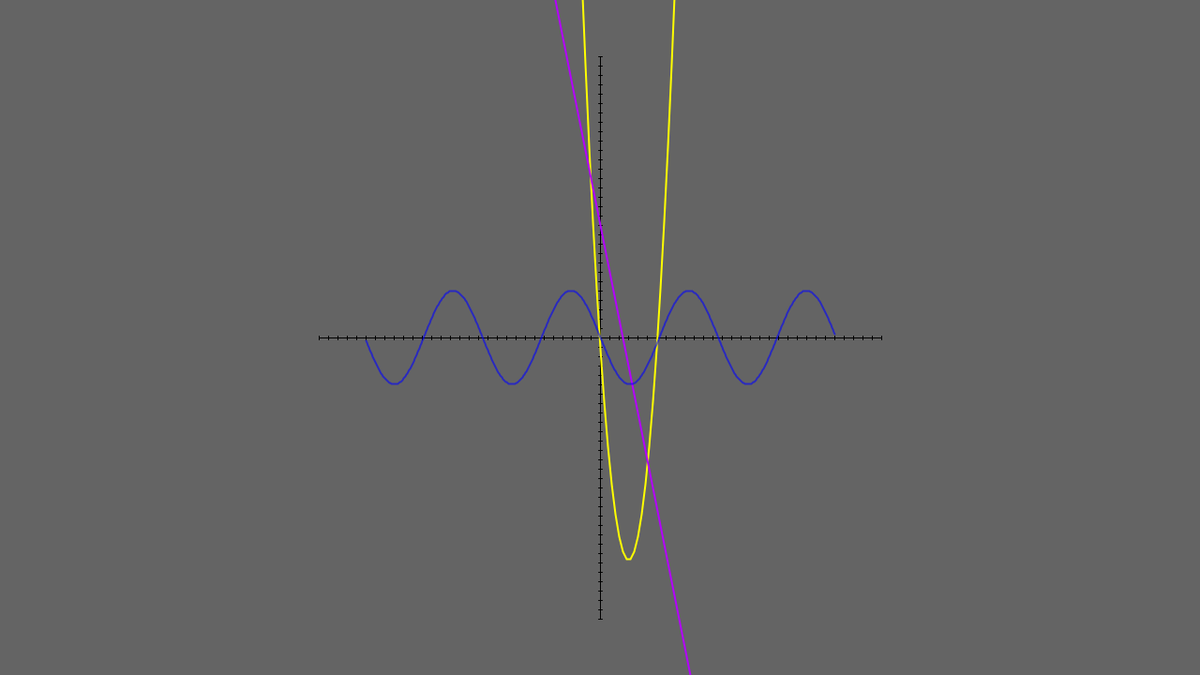
Frame 1 (no input)
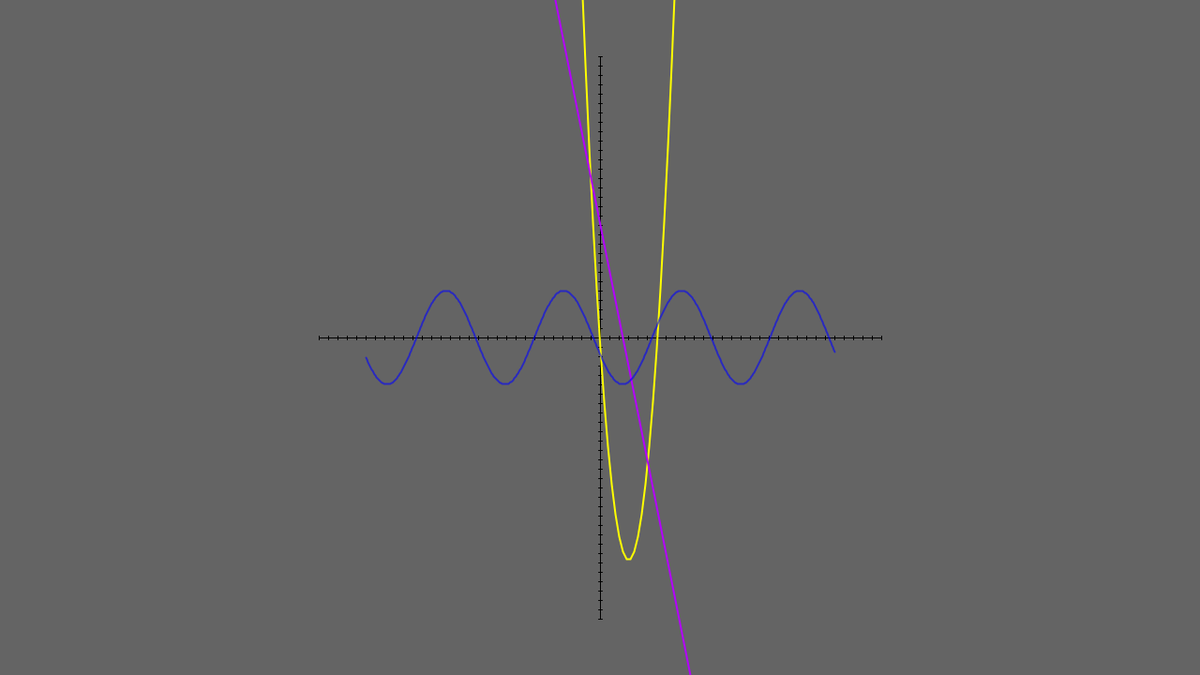
Frame 60 (the mouse pressed at the canvas centre just before this capture)
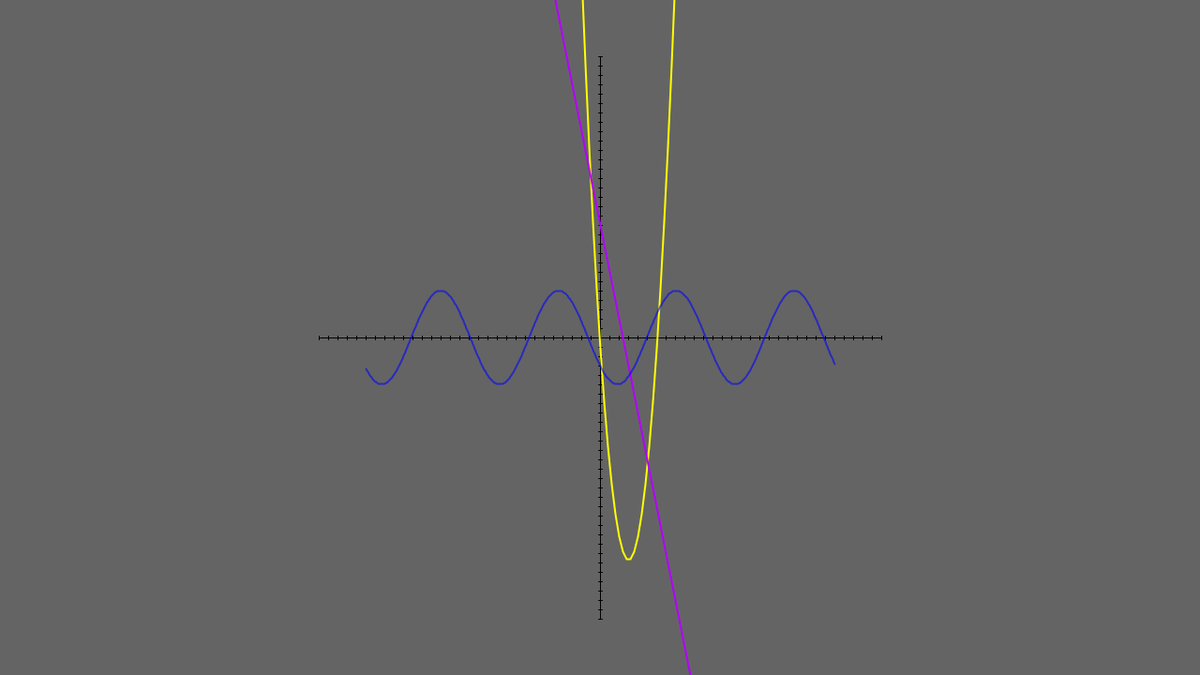
Frame 120 (the mouse held since frame 60 and released just before this capture)

The Processing sketch that drew these frames (run headless with seeded random() and noise(); from frame 60 on, the mouse is pressed at the canvas centre):

// Processing sketch: Module_1
// ── Module_1.pde
float freq = 0.05;
float amp = 50;
float offset = 0; 
float scale = 4;

void setup() {
  size(1280, 720);
}

void draw()
{
  background(100);
  
  translate(width/2, height/2);
  
   drawCartesianPlane();
  
  strokeWeight (4);
  
 // 1. f(x) = x^2 - 15x - 3 (yellow color)
 
  noFill();
  stroke(255, 255, 0); 
  strokeWeight(2);
  beginShape();
  for (float x = -30; x <= 45; x += 1) {
    float y = (x * x) - (15 * x) - 3;
    vertex(x * scale, -y * scale); 
  }
  endShape();

  // 2. f(x) = -5x + 30 (purple color)
  stroke(180, 0, 255); 
  float x1 = -60;
  float x2 = 60;
  float y1 = (-5 * x1) + 30;
  float y2 = (-5 * x2) + 30;
  line(x1 * scale, -y1 * scale, x2 * scale, -y2 * scale);
 
 //3. Sine Wave
  stroke(0, 0, 255, 150);
  beginShape();
 
  for (float x = -250; x <= 250; x++) { 
    float y = sin((x * freq) + offset) * amp;
    vertex(x, y);
  }
  endShape();

  offset -= 0.1;
}

void keyPressed() {
  if (key == 'w') amp += 5;  
  if (key == 's') amp -= 5;   
  if (key == 'd') freq += 0.01;
  if (key == 'a') freq -= 0.01; 

}

void drawCartesianPlane ()
{
  strokeWeight (1);
  fill (0);
  stroke (0);
  line (300, 0, -300, 0);
  line (0, -300, 0, 300);
  
  for (int i = -300; i <= 300; i += 10)
  {
    line (i, -2, i, 2);
    line (-2, i, 2, i);
  }
}
